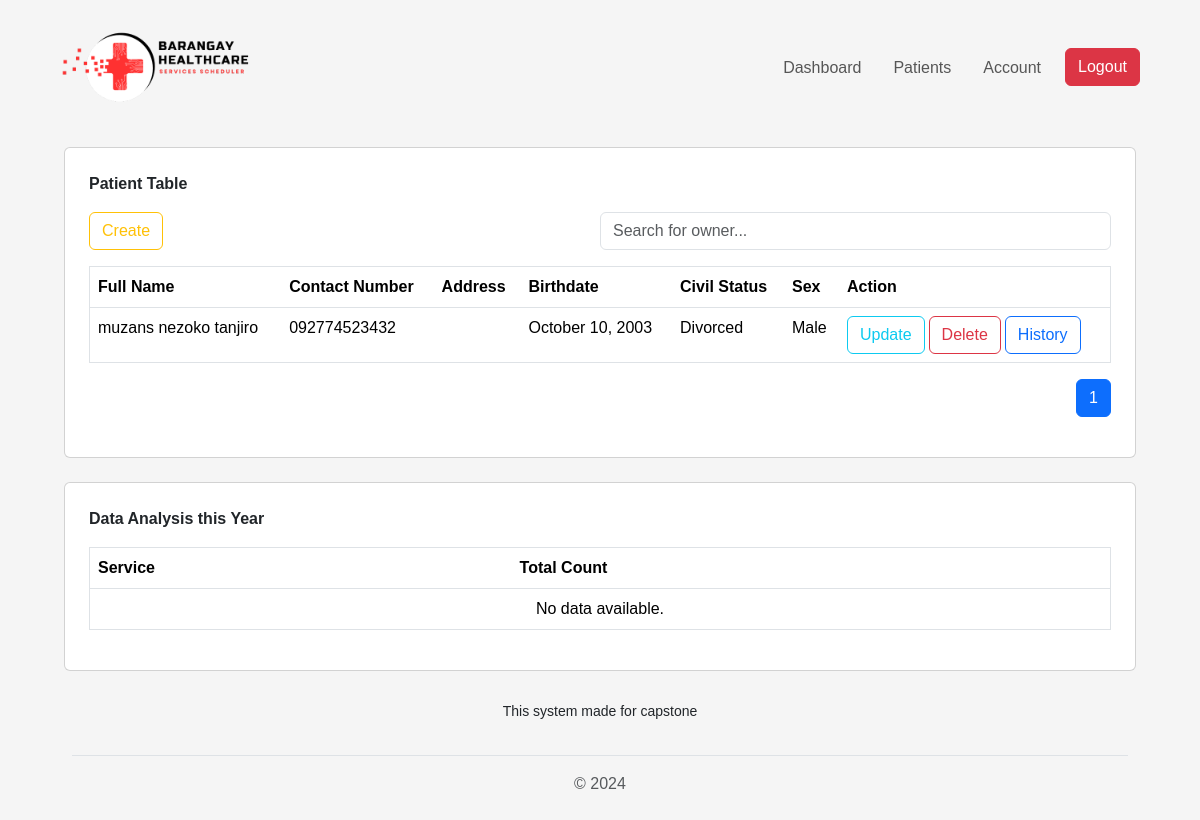
Before: /view/pages/patient/index.php (signed in) with the older database file.
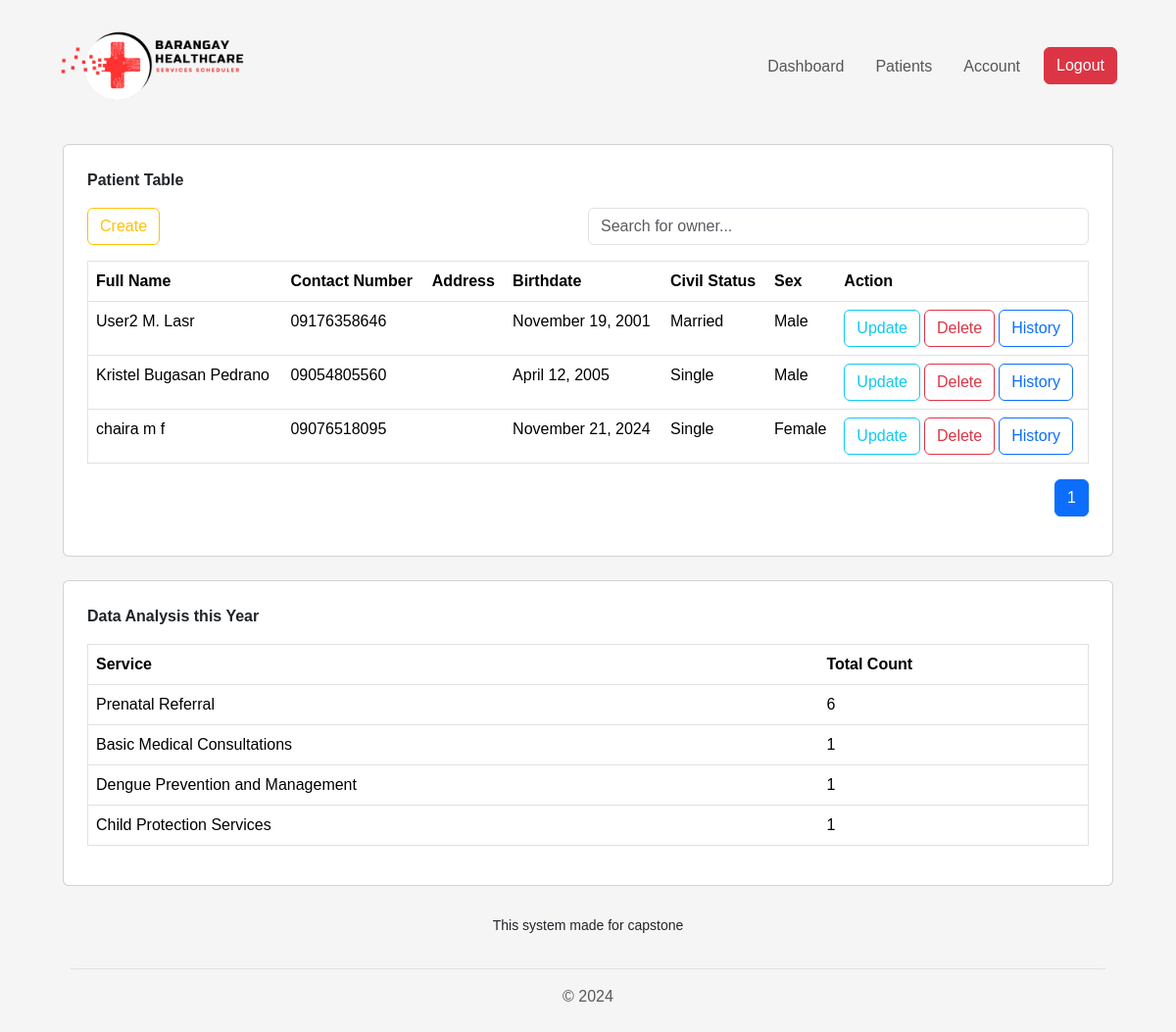
After: the same page with the newer database file.
### tables this page shows
CREATE TABLE `tbl_patient_info` (
  `id` int(11) NOT NULL,
  `patient_id` varchar(255) NOT NULL,
  `fname` varchar(255) NOT NULL,
  `mname` varchar(255) NOT NULL,
  `lname` varchar(255) NOT NULL,
  `birthdate` varchar(255) NOT NULL,
  `age` varchar(255) NOT NULL,
  `address` varchar(255) NOT NULL,
  `phone_number` varchar(255) NOT NULL,
  `civil_status` varchar(255) NOT NULL,
  `sex` varchar(255) NOT NULL
);

### connection/connection.php (called while the page is built, shortened)
<?php
class config {
    public function __construct(){
        $dsn = "mysql:host=".H.";dbname=".DB;
        $username = U;
        $password = P;
        try {
            $this->pdo = new PDO($dsn, $username, $password);
        } catch (PDOException $e) {
            die("Connection failed: " . $e->getMessage());
        }
    }
}
?>

### controller/PatientController.php (called while the page is built, shortened)
<?php
require_once('../../../services/PatientServices.php');
$patientServices = new PatientServices();
$patients = $patientServices->getAllPatient();
?>

### services/PatientServices.php (called while the page is built, shortened)
<?php
require_once("../../../connection/connection.php");
class PatientServices extends config {
    public function getAllPatient() {
        try {
            $query = "SELECT `id`, `patient_id`,CONCAT(`fname`, ' ', `mname`, ' ', `lname`) AS full_name,  `birthdate`, `purok`, `phone_number`, `civil_status`, `sex`, `religion`,`occupation`, `guardian`  FROM `tbl_patient_info` WHERE 1";
            $stmt = $this->pdo->prepare($query);
            $stmt->execute();
            return $stmt->fetchAll(PDO::FETCH_ASSOC);
        } catch (PDOException $e) {
            echo "Error: " . $e->getMessage();
        }
    }
    public function getDataAnalysis() {
        try {
            $query = "SELECT `service_name`, `total_count`
                        FROM `referral_summary`
                        WHERE 1
                        ORDER BY `total_count` DESC;
                        ";
            $stmt = $this->pdo->prepare($query);
            $stmt->execute();
            return $stmt->fetchAll(PDO::FETCH_ASSOC);
        } catch (PDOException $e) {
            echo "Error: " . $e->getMessage();
        }
    }
}
?>

### view/pages/patient/index.php (the view, shortened to what the changed rows need)
<?php
  include_once('../../components/header.php');
  include_once('../../../controller/PatientController.php');
$referralSummary = $patientServices->getDataAnalysis();
?>
<div class="p-3">
<div class="card p-4">
        <div class="table-responsive">
            <table border="1" class="table" id="nurseryOwnersTable">
                <thead>
                    <tr>
                        <th>Full Name</th>
                        <th>Contact Number</th>
                        <th>Address</th>
                        <th>Birthdate</th>
                        <th>Civil Status</th>
                        <th>Sex</th>
                        <th>Action</th>
                    </tr>
                </thead>
                <tbody id="tableBody">
                    <?php if (!empty($patients)): ?>
                        <?php foreach ($patients as $patient): ?>
                            <tr>
                                <td><?php echo htmlspecialchars($patient['full_name']); ?></td>
                                <td><?php echo htmlspecialchars($patient['phone_number']); ?></td>
                                <td><?php echo htmlspecialchars($patient['purok']); ?></td>
                                <td>
                                  <?php
                                      $birthdate = new DateTime($patient['birthdate']);
                                      echo $birthdate->format('F j, Y');
                                  ?>
                              </td>
                                <td><?php echo htmlspecialchars($patient['civil_status']); ?></td>
                                <td><?php echo htmlspecialchars($patient['sex']); ?></td>
                                <td>
                                    <div class="d-flex justify-content-start">
                                        <a class="btn btn-outline-info" href="update.php?PatientID=<?php echo htmlspecialchars($patient['patient_id']); ?>">Update</a>
                                        <button class="btn btn-outline-danger mx-1" data-id="<?php echo htmlspecialchars($patient['patient_id']); ?>" onclick="setDeleteId(this)">Delete</button>
                                        <a class="btn btn-outline-primary" href="patient_history.php?PatientID=<?php echo htmlspecialchars($patient['patient_id']); ?>">History</a>
                                    </div>
                                </td>
                            </tr>
                        <?php endforeach; ?>
                    <?php else: ?>
                        <tr>
                            <td colspan="8" class="text-center">No records found.</td>
                        </tr>
                    <?php endif; ?>
                </tbody>
            </table>
        </div>
    </div>
    <div class="table-responsive">
      <div class="card p-4 mt-4">
        <div class="table-responsive">
          <table border="1" class="table" id="referralSummaryTable">
            <thead>
              <tr>
                <th>Service</th>
                <th>Total Count</th>
              </tr>
            </thead>
            <tbody>
              <?php if (!empty($referralSummary)): ?>
                <?php foreach ($referralSummary as $row): ?>
                  <tr>
                    <td><?php echo htmlspecialchars($row['service_name']); ?></td>
                    <td><?php echo htmlspecialchars($row['total_count']); ?></td>
                  </tr>
                <?php endforeach; ?>
              <?php else: ?>
                <tr>
                  <td colspan="2" class="text-center">No data available.</td>
                </tr>
              <?php endif; ?>
            </tbody>
          </table>
        </div>
      </div>
    </div>
<?php include_once('../../components/footer.php'); ?>

Changed rows visible on the page:
removed tbl_patient_info: full_name "muzans nezoko tanjiro", phone_number "092774523432", birthdate "October 10, 2003", civil_status "Divorced", sex "Male"
added tbl_patient_info: full_name "User2 M. Lasr", phone_number "09176358646", birthdate "November 19, 2001", civil_status "Married", sex "Male"
added tbl_patient_info: full_name "Kristel Bugasan Pedrano", phone_number "09054805560", birthdate "April 12, 2005", civil_status "Single", sex "Male"
added tbl_patient_info: full_name "chaira m f", phone_number "09076518095", birthdate "November 21, 2024", civil_status "Single", sex "Female"
Other visible differences:
new list line: "Prenatal Referral 6"
new list line: "Basic Medical Consultations 1"
new list line: "Dengue Prevention and Management 1"
new list line: "Child Protection Services 1"
text no longer shown: "No data available."
